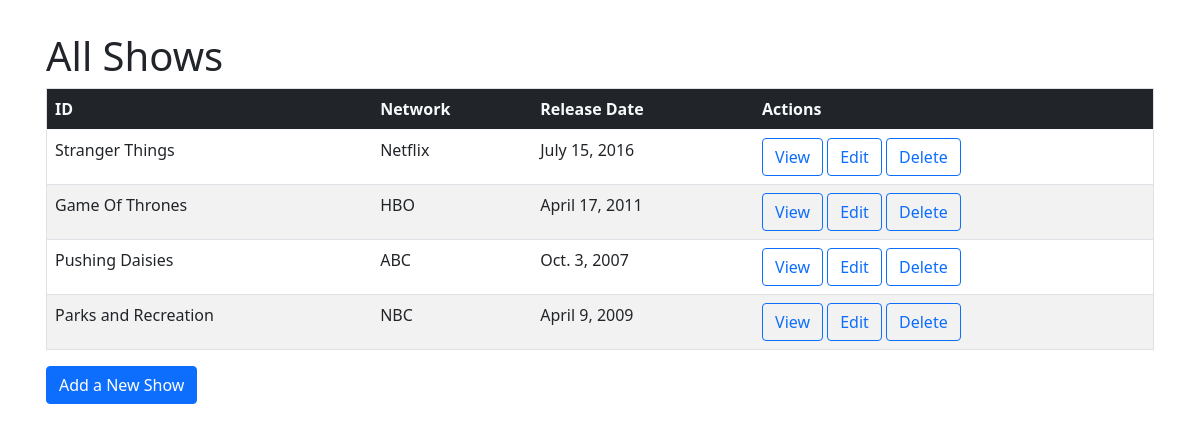
The page /shows on the database as committed earlier.
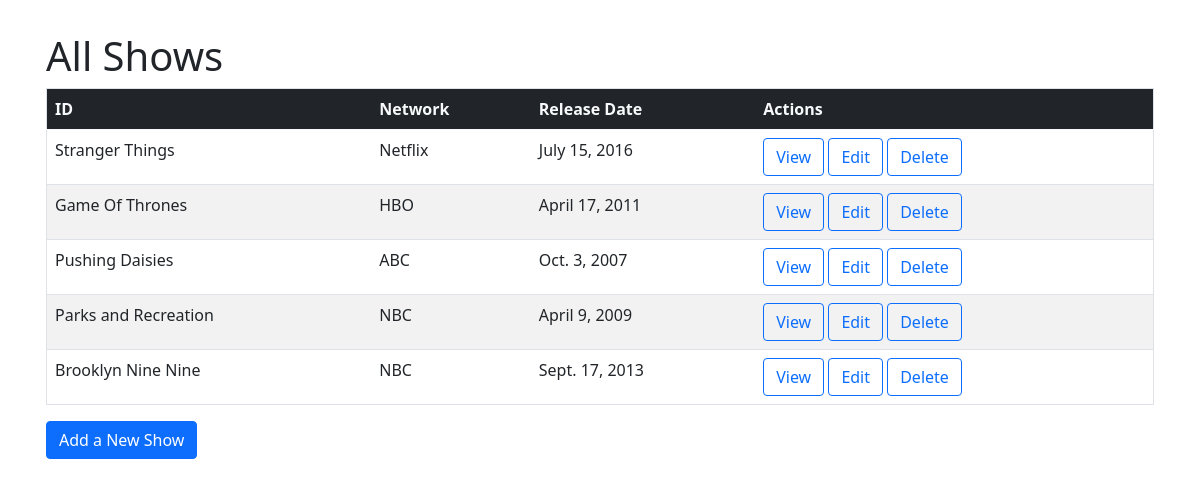
The same page on the database as committed later.
### tv_shows_app/models.py (models this page shows)
class Show(models.Model):
    title = models.CharField(max_length=255)
    network = models.CharField(max_length=255)
    release_date = models.DateField()
    desc = models.TextField()
    created_at = models.DateTimeField(auto_now_add=True)
    updated_at = models.DateTimeField(auto_now=True)
    objects = ShowsManager()

### tv_shows_app/views.py (the view)
# urls.py: path('shows', views.tv_shows),
def tv_shows(request):
    headings = ['ID', 'Network', 'Release Date', 'Actions']
    context = {
        'headings': headings,
        'all_shows': Show.objects.all()
    }
    return render(request, 'tv_shows.html', context)

### tv_shows_app/templates/tv_shows.html (shortened to what this page needs)
<!DOCTYPE html>
<html lang="en">
<head>
    <link href="https://cdn.jsdelivr.net/npm/bootstrap@5.0.0-beta3/dist/css/bootstrap.min.css" rel="stylesheet">
    {% load static %}
    <link rel="stylesheet" href="{% static 'css/style.css' %}">
</head>
<body>
    <div class="container mt-3 p-3">
        <h1>All Shows</h1>
        <table class="table table-group table-striped border">
            <thead>
                <tr>
                    {% for heading in headings %}
                        <th class="bg-dark text-light"scope="col">{{heading}}</th>
                    {% endfor %}
                    </tr>
            </thead>
            <tbody>
                <tr>
                    {% for shows in all_shows %}
                    <tr>
                        <td>{{shows.title}}</td>
                        <td>{{shows.network}}</td>
                        <td>{{shows.release_date}}</td>
                        <td>
                            <a class="btn btn-outline-primary" href="/shows/{{shows.id}}">View</a>
                            <a class="btn btn-outline-primary" href="/shows/{{shows.id}}/edit">Edit</a>
                            <a class="btn btn-outline-primary" href="/shows/{{shows.id}}/destroy">Delete</a>
                        </td>
                    </tr>
                    {% endfor %}
                </tr>
            </tbody>
        </table>
        <a class="btn btn-primary" href="/shows/new">Add a New Show</a>
    </div>
</body>
</html>

Rows that differ between the two databases and show on the page:
added Show: title "Brooklyn Nine Nine", network "NBC", release_date "Sept. 17, 2013"
